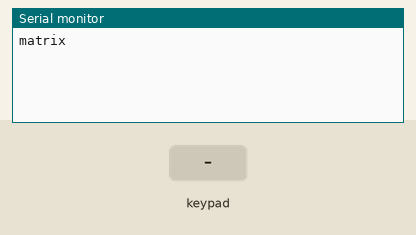
Bench run of a sketch on a simulated ESP32. Shown: the last lines printed to the serial monitor. Wiring (inferred from the names in the program): 4×4 keypad with keys 1 2 3 A 4 5 6 B 7 8 9 C * 0 # D (labels assumed): rows GPIO 25, GPIO 26, GPIO 32, GPIO 33; columns GPIO 27, GPIO 14, GPIO 12, GPIO 13. The test bench sets the inputs (shaded band).

Above: at 1.2 s.
1.3 s: key '1' pressed
At 2.7 s:
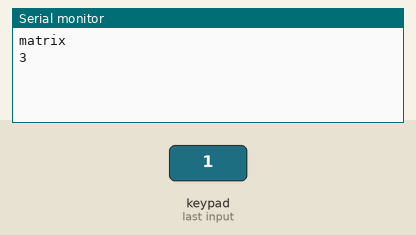
3.0 s: keypad keys 1 2 3 4 pressed 0.4 s apart
At 5.0 s:
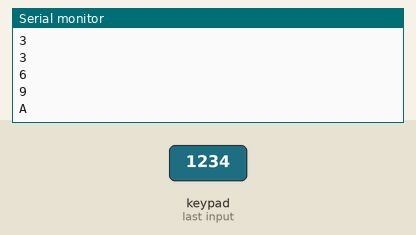
6.1 s: key 'A' pressed
At 7.7 s:
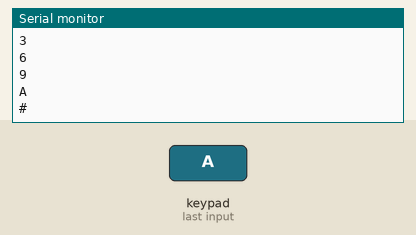
8.0 s: key '5' pressed
At 8.9 s:
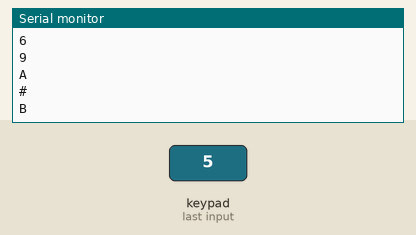
9.5 s: key '6' pressed
At 10.1 s:
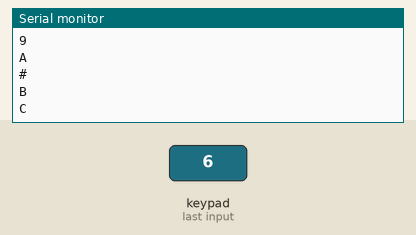
11.0 s: key 'B' pressed
At 12.5 s:
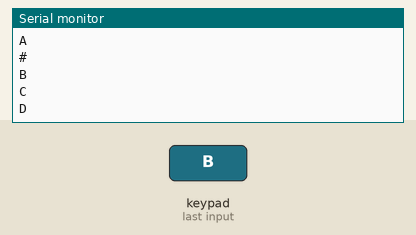
Timing chart, 0 to 13.5 s (numbered marks = the images above; inputs shaded):
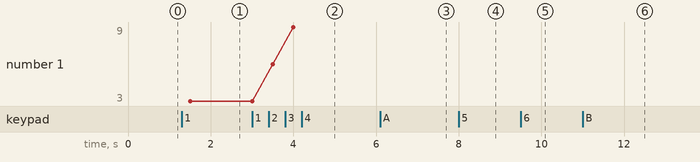

Measured:
- after the input at 1.3 s, the serial monitor: prints a new line after 0.20 s (image 1)
- after the input at 3.0 s, the serial monitor: prints a new line after 0.50 s (image 2)
- after the input at 6.1 s, the serial monitor: prints a new line after 0.40 s (image 3)
- after the input at 8.0 s, the serial monitor: prints a new line at once (image 4)
- after the input at 9.5 s, the serial monitor: prints a new line at once (image 5)
- after the input at 11.0 s, the serial monitor: prints a new line at once (image 6)
- plotted number 1: 3 → 9 after the input at 3.0 s

The sketch:

keyboard-matrix.ino
```cpp
int row[] = {32, 33, 25, 26};
int col[] = {27, 14, 12, 13};
int keys[16];
char keycodes[] {
  '1', '4', '7', '*',
  '2', '5', '8', '0',
  '3', '6', '9', '#',
  'A', 'B', 'C', 'D'
};

void setup() {
  Serial.begin(115200);
  Serial.println("matrix");

  initpin(row, col, 4, 4, keys);
}

void loop() {
  scan(row, col, 4, 4, keys);
  prtkeys(keys, keycodes, 16);
  delay(500);
}
```

keyboard.ino
```cpp
void initpin(int row[], int col[],
  int rn, int cn, int keys[]){

    for (int i = 0; i < rn; i++) {
      pinMode(row[i], OUTPUT);
      digitalWrite(row[i], HIGH);
    }
    for (int i = 0; i < cn; i++) {
      pinMode(col[i], INPUT_PULLUP);
    }
    for (int i = 0; i < cn*rn; i++) {
      keys[i] = 0;
    }
}

void scan(int row[], int col[],
  int rn, int cn, int keys[]){

  for (int i = 0; i < rn; i++) {
    digitalWrite(row[i], LOW);
    for (int j = 0; j < cn; j++) {
      int k = !digitalRead(col[j]);
      keys[ (i*cn) + j ] = k;
    }
    digitalWrite(row[i], HIGH);
  }

  /*
  //stampa lo stato dei pulsanti
  for (int i = 0; i < cn*rn; i++) {
    Serial.print(keys[i]);
  }
  Serial.print("\n");
  */
}

void prtkeys(int keys[], char keycodes[], int n){
  for (int i = 0; i < n; i++) {
    if (keys[i] == 1) {
      Serial.print(keycodes[i]);
      Serial.print(" ");
    }
  }
  Serial.print("\n");
}
```
